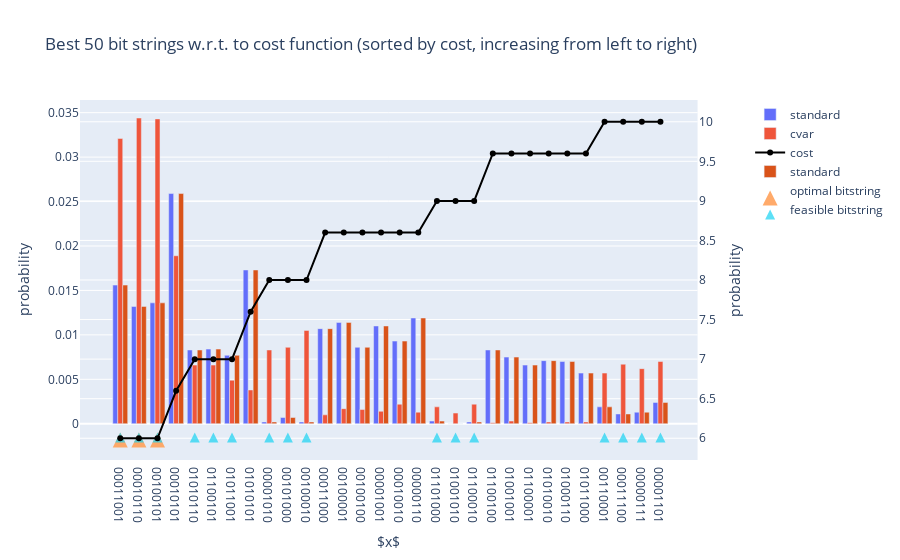

This figure's notebook cell:
### Code cell
fig.add_trace(go.Bar(
    x=df_plot["bit_string"],
    y=df_plot["probability"],
    name="standard",
    marker_color=RED
    
))
#fig.add_trace(go.Bar(
#    x=df_plot["bit_string"],
 #   y=df_plot["probability_cvar"],
#    name="cvar"
#))
fig.add_trace(go.Scatter(
    x=df_plot["bit_string"][df_plot["is_optimal"]==True],
    y=[-0.001]*(len(df_plot["is_optimal"]==True)),
    mode="markers",
    marker_symbol="arrow-up",
    marker_size=15,
    name="optimal bitstring",
    opacity=0.9
))
fig.add_trace(go.Scatter(
    x=df_plot["bit_string"][df_plot["is_feasible"]==True],
    y=[-0.001]*(len(df_plot["is_feasible"]==True)),
    mode="markers",
    marker_symbol="arrow-up",
    marker_size=10,
    name="feasible bitstring",
    opacity=0.7
))
fig.update_xaxes(
    title=r'$x$')
fig.update_yaxes(
    title="probability")
fig.update_layout(
    title="Best 50 bit strings w.r.t. to cost function (sorted by cost, increasing from left to right)",
    title_font_size=13
)

fig.show()
fig.write_image("qaoa_cvar.pdf")
